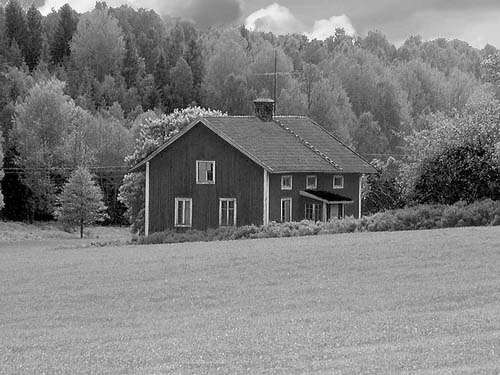
%> input picture assignment1/img1.jpg, 500 x 375 px
$ octave cv_assignment_1.m   (GNU Octave 9; MATLAB toolbox functions it lacks are replaced by stand-ins)
%> lines starting %> are read from the running program, lines starting %| are printed output that depends on the picture
### assignment1/ssgcale.m
function [x,y,minx,miny] = ssgcale(filter,sizex,sizey)

    scale_1 = transpose(filter)*transpose([sizey,sizex,1]);
    scale_2 = transpose(filter)*transpose([sizey,1,1]);
    scale_3 = transpose(filter)*transpose([1,sizex,1]);
    scale_4 = transpose(filter)*transpose([1,1,1]);

    s1 = [scale_1(1)/scale_1(3),scale_1(2)/scale_1(3)];
    s2 = [scale_2(1)/scale_2(3),scale_2(2)/scale_2(3)];
    s3 = [scale_3(1)/scale_3(3),scale_3(2)/scale_3(3)];
    s4 = [scale_4(1)/scale_4(3),scale_4(2)/scale_4(3)];

    x = round(max([s1(1),s2(1),s3(1),s4(1)]) - min([s1(1),s2(1),s3(1),s4(1)])) + 1;
    y = round(max([s1(2),s2(2),s3(2),s4(2)]) - min([s1(2),s2(2),s3(2),s4(2)])) + 1;

    minx = round(min([s1(1),s2(1),s3(1),s4(1)]));
    miny = round(min([s1(2),s2(2),s3(2),s4(2)]));


end

### assignment1/cv_assignment_1.m


%1
%------------------------------------------------------------------------
a1=imread("img1.jpg");
%> a1 is the input picture: size 375x500 uint8; min 0, max 255, mean 127.1
a2=imread("img2.jpg");
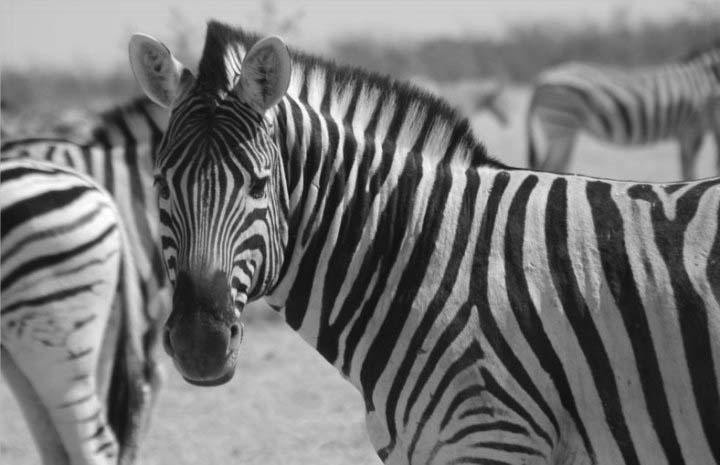
%> input picture assignment1/img2.jpg, 720 x 465 px
%> a2 is the input picture: size 465x720 uint8; min 6, max 255, mean 118
figure;
subplot(1,2,1),imshow(a1);
subplot(1,2,2),imshow(a2);

a2 = imresize(a2, size(a1));
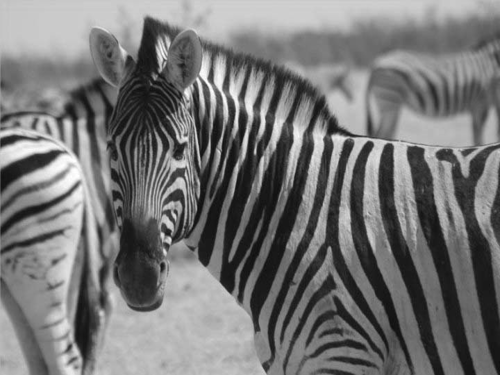
%> a2: size 375x500 uint8; min 13, max 255, mean 118
%resize image to match the size
b1=fft2(a1);
b2=fft2(a2);
figure;
subplot(2,2,1),imshow(mat2gray(log(abs(fftshift(b1)))));
subplot(2,2,2),imshow(mat2gray(log(abs(fftshift(b2)))));
subplot(2,2,3),imshow(mat2gray((angle(fftshift(b1)))));
%> after `imshow(mat2gray((angle(fftshift(b1)))))`:
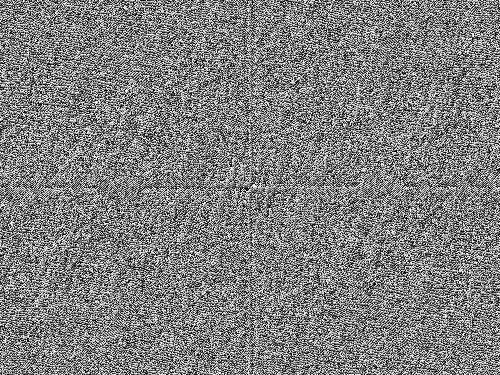
%> displayed picture: size 375x500, on the screen's scale of 0 to 255; min 0, max 255, mean 127.5
subplot(2,2,4),imshow(mat2gray((angle(fftshift(b2)))));
%> after `imshow(mat2gray((angle(fftshift(b2)))))`:
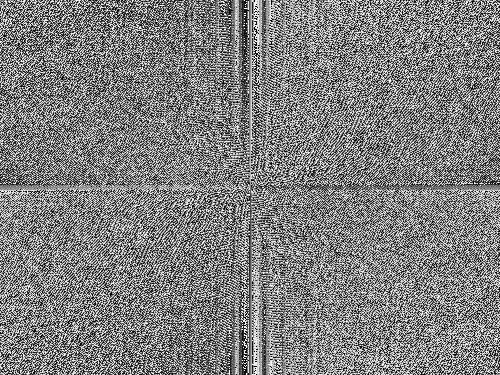
%> displayed picture: size 375x500, on the screen's scale of 0 to 255; min 0, max 255, mean 127.5; mean of the top-left, top-right, bottom-left and bottom-right quarters 122.2, 128.7, 126.6, 132.5
%shift to move to center + log scale for more interpretable image


c2 = (abs(b1)) .* (cos(angle(b2)) + 1i * sin(angle(b2)));
c1 = (abs(b2)) .* (cos(angle(b1)) + 1i * sin(angle(b1)));
%No shift for image restoration

d1 = abs(ifft2(c1));
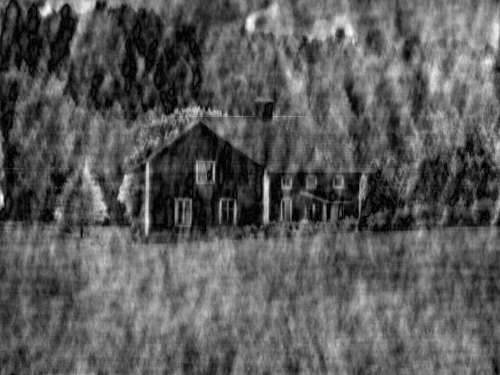
%> d1: size 375x500 double; min 0.000133, max 337.4, mean 119.6; drawn with min black and max white
d2 = abs(ifft2(c2));
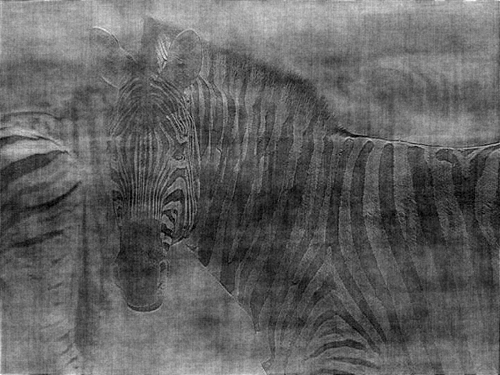
%> d2: size 375x500 double; min 0.0453, max 332.7, mean 127.1; drawn with min black and max white

figure;
subplot(1,2,1),imshow(mat2gray(d1));
subplot(1,2,2),imshow(mat2gray(d2));
%------------------------------------------------------------------------


%2
%------------------------------------------------------------------------

filter_1 = [1.6322 , 0 ,0 ;0.2120, 1.6336, 0.0013 ;-101.9757, -0.6322 , 1];
filter_2 = [1.4219 , 0.3183 ,0.0013 ;0, 1.4206, 0 ;-0.4206, -101.8704 , 1];
filter_3 = [0.7033, -0.2339, -0.0009 ;0, 0.9991, 0 ;0.2958, 0.2239 , 1];
filter_4 = [1.1044 , -0.3493 ,0.0003 ;0.0011, 1.5066, 0.0011 ;-0.1041, -0.560 , 1];
%filter for perspective

[x1,y1,mx1,my1]= ssgcale(filter_1,375,512);
[x2,y2,mx2,my2]= ssgcale(filter_2,375,512);
[x3,y3,mx3,my3]= ssgcale(filter_3,375,500);
[x4,y4,mx4,my4]= ssgcale(filter_4,375,512);

fromscratch_1 = zeros(x1,y1,'uint8');
fromscratch_2 = zeros(x2,y2,'uint8');
fromscratch_3 = zeros(x3,y3,'uint8');
fromscratch_4 = zeros(y4,x4,'uint8');

for i =1:375
    for j = 1:500
        a = transpose(filter_1)*transpose([j,i,1]);
        u = round(a(1)/a(3));
        v = round(a(2)/a(3));
        fromscratch_1( v + 1 - my1,u + 1 - mx1 ) = a1(i,j);
    end
end
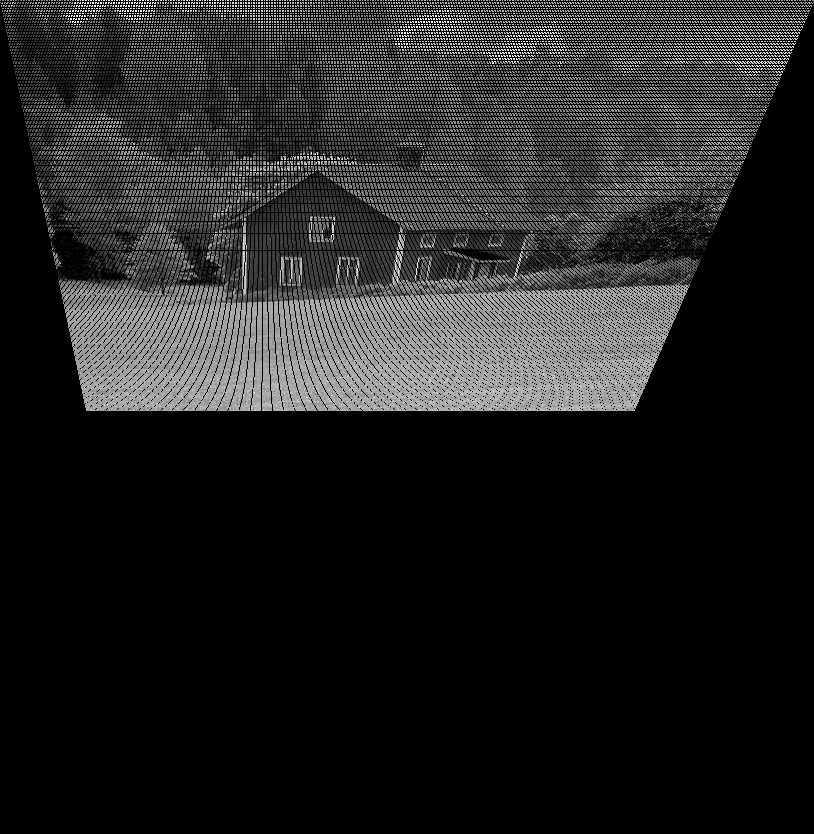
%> fromscratch_1: size 834x814 uint8; min 0, max 255, mean 32.6

%> (the run ends here)
